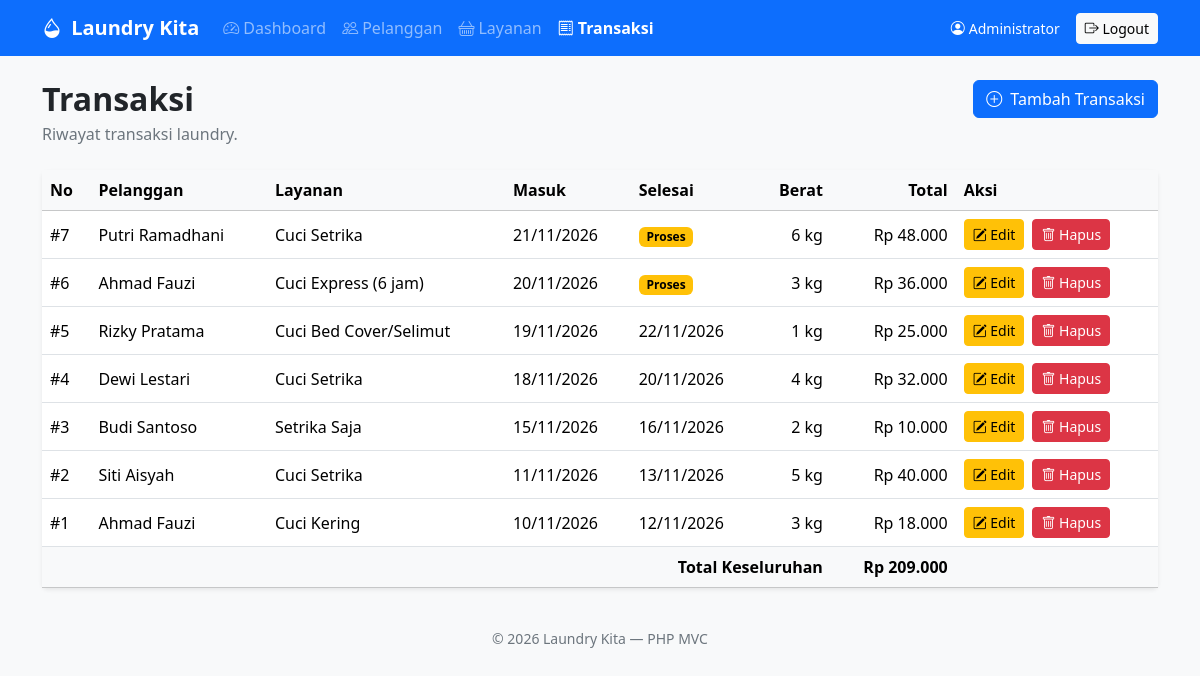
The app's page /index.php?url=transaksi (signed in) with its own data.
### tables this page shows
CREATE TABLE tb_transaksi (
    trans_id           INT(11) NOT NULL AUTO_INCREMENT,
    trans_id_pelanggan INT(11) NOT NULL,
    trans_id_layanan   INT(11) NOT NULL,
    trans_tgl_masuk    DATE    NOT NULL,
    trans_tgl_selesai  DATE    DEFAULT NULL,
    trans_berat        INT(11) NOT NULL,
    trans_total        INT(11) NOT NULL,
    PRIMARY KEY (trans_id),
    KEY idx_trans_pelanggan (trans_id_pelanggan),
    KEY idx_trans_layanan (trans_id_layanan),
    CONSTRAINT fk_trans_pelanggan FOREIGN KEY (trans_id_pelanggan) REFERENCES tb_pelanggan (pel_id) ON UPDATE CASCADE ON DELETE RESTRICT,
    CONSTRAINT fk_trans_layanan   FOREIGN KEY (trans_id_layanan)   REFERENCES tb_layanan (lay_id)   ON UPDATE CASCADE ON DELETE RESTRICT
);

CREATE TABLE tb_pelanggan (
    pel_id     INT(11)      NOT NULL AUTO_INCREMENT,
    pel_nama   VARCHAR(100) NOT NULL,
    pel_alamat TEXT         DEFAULT NULL,
    pel_hp     VARCHAR(30)  DEFAULT NULL,
    PRIMARY KEY (pel_id)
);

CREATE TABLE tb_layanan (
    lay_id    INT(11)      NOT NULL AUTO_INCREMENT,
    lay_jenis VARCHAR(100) NOT NULL,
    lay_harga INT(11)      NOT NULL,
    PRIMARY KEY (lay_id)
);

### core/Controller.php (called while the page is built, shortened)
<?php
abstract class Controller
{
    protected function view(string $view, array $data = [], string $layout = 'main'): void
    {
        extract($data);
        require ROOT . 'app/views/' . $view . '.php';
    }
}

### app/controllers/TransaksiController.php (called while the page is built, shortened)
<?php
class TransaksiController extends Controller
{
    private Transaksi $model;
    public function __construct()
    {
        $this->model = new Transaksi();
    }
    public function index()
    {
        $this->view('transaksi/index', ['title' => 'Transaksi', 'rows' => $this->model->all()]);
    }
}

### core/App.php (called while the page is built, shortened)
<?php
class App
{
    public function __construct()
    {
        $url = trim((string) ($_GET['url'] ?? ''), '/');
        $parts = $url === '' ? [] : explode('/', $url);
        $method = $parts[1] ?? 'index';
        $params = array_slice($parts, 2);
        $controller = new $class();
        call_user_func_array([$controller, $method], $params);
    }
}

### index.php (called while the page is built, shortened)
<?php
require_once ROOT . 'core/helpers.php';
new App();

### core/helpers.php (called while the page is built, shortened)
<?php
function e($v): string
{
    return htmlspecialchars((string) ($v ?? ''), ENT_QUOTES, 'UTF-8');
}
function url(string $path = ''): string
{
    $path = trim($path, '/');
    return BASE_URL . '/index.php' . ($path !== '' ? '?url=' . $path : '');
}
function rupiah($n): string
{
    return 'Rp ' . number_format((int) $n, 0, ',', '.');
}
function tgl($d): string
{
    $t = strtotime($d);
    return $t ? date('d/m/Y', $t) : '-';
}

### app/models/Transaksi.php (called while the page is built, shortened)
<?php
class Transaksi extends Model
{
    private function baseSelect(): string
    {
        return "SELECT t.*, p.pel_nama, l.lay_jenis, l.lay_harga
                FROM tb_transaksi t
                JOIN tb_pelanggan p ON p.pel_id = t.trans_id_pelanggan
                JOIN tb_layanan l ON l.lay_id = t.trans_id_layanan";
    }
    public function all(): array
    {
        return $this->db->query($this->baseSelect() . " ORDER BY t.trans_id DESC")->fetchAll();
    }
}

### app/views/transaksi/index.php (the view, shortened to what this page needs)
<?php $grand = 0; ?>
<div class="d-flex flex-column flex-sm-row justify-content-between align-items-sm-center gap-3 mb-4">
    <div>
        <h2 class="fw-bold mb-1">Transaksi</h2>
        <p class="text-secondary mb-0">Riwayat transaksi laundry.</p>
    </div>
    <a href="<?php echo url('transaksi/tambah'); ?>" class="btn btn-primary align-self-start">
        <i class="bi bi-plus-circle me-1"></i> Tambah Transaksi
    </a>
</div>
<div class="card border-0 shadow-sm">
    <div class="table-responsive">
        <table class="table table-hover align-middle mb-0">
            <thead class="table-light">
                <tr>
                    <th>No</th><th>Pelanggan</th><th>Layanan</th><th>Masuk</th><th>Selesai</th>
                    <th class="text-end">Berat</th><th class="text-end">Total</th><th>Aksi</th>
                </tr>
            </thead>
            <tbody>
                <?php foreach ($rows as $r): $grand += (int) $r['trans_total']; ?>
                    <tr>
                        <td>#<?php echo (int) $r['trans_id']; ?></td>
                        <td><?php echo e($r['pel_nama']); ?></td>
                        <td><?php echo e($r['lay_jenis']); ?></td>
                        <td><?php echo tgl($r['trans_tgl_masuk']); ?></td>
                        <td>
                            <?php if ($r['trans_tgl_selesai']): ?>
                                <?php echo tgl($r['trans_tgl_selesai']); ?>
                            <?php else: ?>
                                <span class="badge text-bg-warning">Proses</span>
                            <?php endif; ?>
                        </td>
                        <td class="text-end"><?php echo (int) $r['trans_berat']; ?> kg</td>
                        <td class="text-end"><?php echo rupiah($r['trans_total']); ?></td>
                        <td>
                            <div class="d-flex gap-2">
                                <a href="<?php echo url('transaksi/edit/' . (int) $r['trans_id']); ?>" class="btn btn-warning btn-sm"><i class="bi bi-pencil-square"></i> Edit</a>
                                <form method="post" action="<?php echo url('transaksi/hapus'); ?>" onsubmit="return confirm('Yakin ingin menghapus transaksi ini?')">
                                    <button type="submit" class="btn btn-danger btn-sm"><i class="bi bi-trash"></i> Hapus</button>
                                </form>
                            </div>
                        </td>
                    </tr>
                <?php endforeach; ?>
            </tbody>
            <?php if ($rows): ?>
                <tfoot class="table-light">
                    <tr>
                        <th colspan="6" class="text-end">Total Keseluruhan</th>
                        <th class="text-end"><?php echo rupiah($grand); ?></th>
                        <th></th>
                    </tr>
                </tfoot>
            <?php endif; ?>
        </table>
    </div>
</div>

### records on screen
tb_transaksi: trans_id "7", trans_id_pelanggan.pel_nama "Putri Ramadhani", trans_id_layanan.lay_jenis "Cuci Setrika", trans_tgl_masuk "21/11/2026", shows "Proses", trans_berat "6", trans_total "Rp 48.000"
tb_transaksi: trans_id "6", trans_id_pelanggan.pel_nama "Ahmad Fauzi", trans_id_layanan.lay_jenis "Cuci Express (6 jam)", trans_tgl_masuk "20/11/2026", shows "Proses", trans_berat "3", trans_total "Rp 36.000"
tb_transaksi: trans_id "5", trans_id_pelanggan.pel_nama "Rizky Pratama", trans_id_layanan.lay_jenis "Cuci Bed Cover/Selimut", trans_tgl_masuk "19/11/2026", trans_tgl_selesai "22/11/2026", trans_berat "1", trans_total "Rp 25.000"
tb_transaksi: trans_id "4", trans_id_pelanggan.pel_nama "Dewi Lestari", trans_id_layanan.lay_jenis "Cuci Setrika", trans_tgl_masuk "18/11/2026", trans_tgl_selesai "20/11/2026", trans_berat "4", trans_total "Rp 32.000"
tb_transaksi: trans_id "3", trans_id_pelanggan.pel_nama "Budi Santoso", trans_id_layanan.lay_jenis "Setrika Saja", trans_tgl_masuk "15/11/2026", trans_tgl_selesai "16/11/2026", trans_berat "2", trans_total "Rp 10.000"
tb_transaksi: trans_id "2", trans_id_pelanggan.pel_nama "Siti Aisyah", trans_id_layanan.lay_jenis "Cuci Setrika", trans_tgl_masuk "11/11/2026", trans_tgl_selesai "13/11/2026", trans_berat "5", trans_total "Rp 40.000"
tb_transaksi: trans_id "1", trans_id_pelanggan.pel_nama "Ahmad Fauzi", trans_id_layanan.lay_jenis "Cuci Kering", trans_tgl_masuk "10/11/2026", trans_tgl_selesai "12/11/2026", trans_berat "3", trans_total "Rp 18.000"

### other values on screen
APP_NAME "Laundry Kita"
$m[0] "Dashboard"
$m[0] "Pelanggan"
$m[0] "Layanan"
$m[0] "Transaksi"
auth_user()['nama'] "Administrator"
rupiah($grand) "Rp 209.000"
